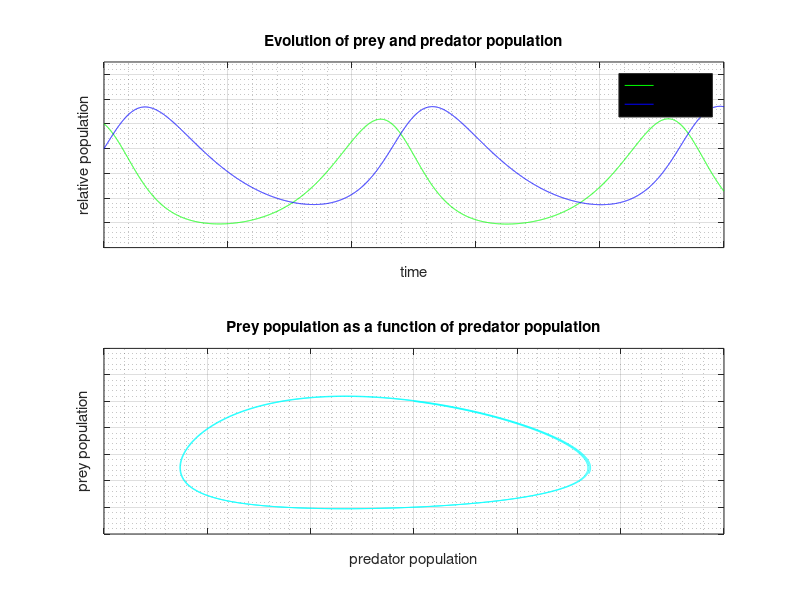

The MATLAB script that drew this image:
function plotPopulation
    t = 10000;
    dt = 0.01;
    T = linspace(0,1,t);
    prey = 1*ones(1,t);
    pred = 0.8*ones(1,t);
    a = 0.2;
    b = 0.3;
    c = 0.2;
    d = 0.1;
    for k = 1:(t - 1)
        prey(k + 1) = prey(k) + (a*prey(k) - b*prey(k)*pred(k))*dt; 
        pred(k + 1) = pred(k) + (c*prey(k)*pred(k) - d*pred(k))*dt; 
    end
    subplot(2,1,1);
    plot(T,prey,'g',T,pred,'y');
    axis([0,1,0,1.5]);
    grid on;
    grid minor;
    legend('prey','predator');
    xlabel('time');
    ylabel('relative population');
    set(gca,'YTickLabel',[]);
    set(gca,'XTickLabel',[]);
    title('Evolution of prey and predator population');
    
    subplot(2,1,2);
    plot(pred,prey,'r');
    grid on;
    grid minor;
    xlabel('predator population');
    ylabel('prey population');
    set(gca,'YTickLabel',[]);
    set(gca,'XTickLabel',[]);
    title('Prey population as a function of predator population');
    
    whitebg('black');
end
